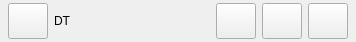
<?xml version="1.0" encoding="UTF-8"?>
<ui version="4.0">
 <class>DTTitleBar</class>
 <widget class="QWidget" name="DTTitleBar">
  <property name="geometry">
   <rect>
    <x>0</x>
    <y>0</y>
    <width>356</width>
    <height>42</height>
   </rect>
  </property>
  <property name="windowTitle">
   <string>DTTitleBar</string>
  </property>
  <property name="styleSheet">
   <string notr="true"/>
  </property>
  <layout class="QHBoxLayout" name="horizontalLayout">
   <property name="spacing">
    <number>0</number>
   </property>
   <property name="leftMargin">
    <number>0</number>
   </property>
   <property name="topMargin">
    <number>0</number>
   </property>
   <property name="rightMargin">
    <number>0</number>
   </property>
   <property name="bottomMargin">
    <number>0</number>
   </property>
   <item>
    <widget class="QFrame" name="TitleBarFrame">
     <property name="styleSheet">
      <string notr="true"/>
     </property>
     <layout class="QHBoxLayout" name="horizontalLayout_2">
      <property name="spacing">
       <number>6</number>
      </property>
      <property name="leftMargin">
       <number>8</number>
      </property>
      <property name="topMargin">
       <number>3</number>
      </property>
      <property name="rightMargin">
       <number>8</number>
      </property>
      <property name="bottomMargin">
       <number>3</number>
      </property>
      <item>
       <widget class="QPushButton" name="title_icon">
        <property name="sizePolicy">
         <sizepolicy hsizetype="Preferred" vsizetype="Preferred">
          <horstretch>0</horstretch>
          <verstretch>0</verstretch>
         </sizepolicy>
        </property>
        <property name="styleSheet">
         <string notr="true"/>
        </property>
        <property name="text">
         <string/>
        </property>
        <property name="icon">
         <iconset resource="../DT.qrc">
          <normaloff>:/icon/holoicon1.ico</normaloff>:/icon/holoicon1.ico</iconset>
        </property>
       </widget>
      </item>
      <item>
       <widget class="QLabel" name="label_titlebar">
        <property name="sizePolicy">
         <sizepolicy hsizetype="MinimumExpanding" vsizetype="Preferred">
          <horstretch>0</horstretch>
          <verstretch>0</verstretch>
         </sizepolicy>
        </property>
        <property name="text">
         <string>DT</string>
        </property>
       </widget>
      </item>
      <item>
       <widget class="QPushButton" name="btn_minimize">
        <property name="sizePolicy">
         <sizepolicy hsizetype="Preferred" vsizetype="Preferred">
          <horstretch>0</horstretch>
          <verstretch>0</verstretch>
         </sizepolicy>
        </property>
        <property name="styleSheet">
         <string notr="true"/>
        </property>
        <property name="text">
         <string/>
        </property>
        <property name="icon">
         <iconset resource="../DT.qrc">
          <normaloff>:/icon/white/white_window-minimize.svg</normaloff>:/icon/white/white_window-minimize.svg</iconset>
        </property>
       </widget>
      </item>
      <item>
       <widget class="QPushButton" name="btn_maximize">
        <property name="sizePolicy">
         <sizepolicy hsizetype="Preferred" vsizetype="Preferred">
          <horstretch>0</horstretch>
          <verstretch>0</verstretch>
         </sizepolicy>
        </property>
        <property name="styleSheet">
         <string notr="true"/>
        </property>
        <property name="text">
         <string/>
        </property>
        <property name="icon">
         <iconset resource="../DT.qrc">
          <normaloff>:/icon/white/white_window-maximize.svg</normaloff>:/icon/white/white_window-maximize.svg</iconset>
        </property>
       </widget>
      </item>
      <item>
       <widget class="QPushButton" name="btn_close">
        <property name="sizePolicy">
         <sizepolicy hsizetype="Preferred" vsizetype="Preferred">
          <horstretch>0</horstretch>
          <verstretch>0</verstretch>
         </sizepolicy>
        </property>
        <property name="styleSheet">
         <string notr="true"/>
        </property>
        <property name="text">
         <string/>
        </property>
        <property name="icon">
         <iconset resource="../DT.qrc">
          <normaloff>:/icon/white/white_x.svg</normaloff>:/icon/white/white_x.svg</iconset>
        </property>
       </widget>
      </item>
     </layout>
    </widget>
   </item>
  </layout>
 </widget>
 <resources>
  <include location="../DT.qrc"/>
 </resources>
 <connections/>
</ui>
